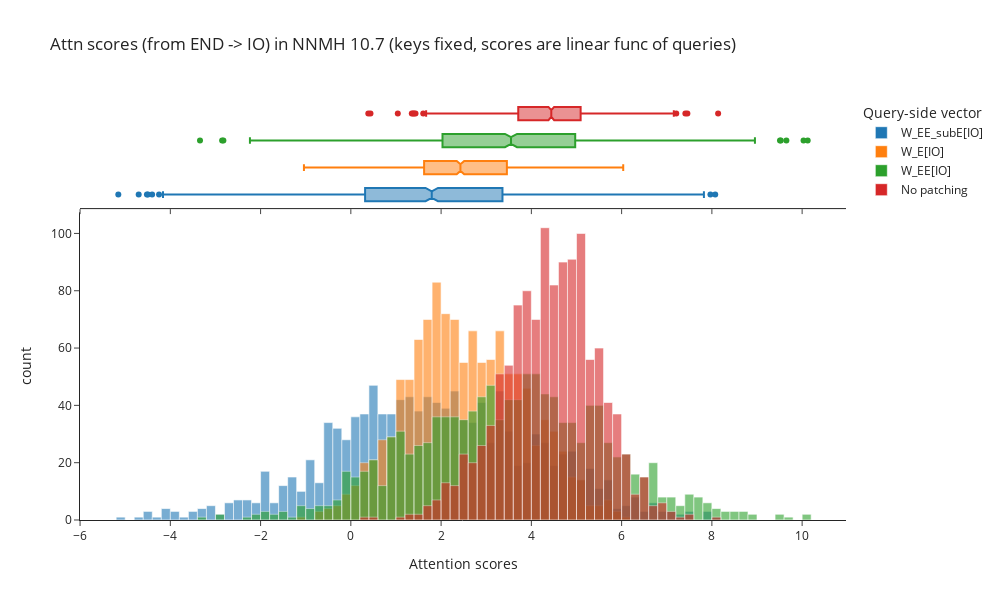

Notebook cell for this chart:
### Code cell
labels_list, attn_scores_list = zip(*attn_scores.items())

sorted_indices = t.argsort(t.tensor([score.mean() for score in attn_scores_list]))
labels_list = [labels_list[i] for i in sorted_indices]
attn_scores_list = [attn_scores_list[i] for i in sorted_indices]

hist(
    attn_scores_list,
    labels={"variable": "Query-side vector", "value": "Attention scores"},
    title="Attn scores (from END -> IO) in NNMH 10.7 (keys fixed, scores are linear func of queries)",
    names=labels_list,
    width=1000,
    height=600,
    opacity=0.6,
    marginal="box",
    template="simple_white",
    nbins=120
)

### Figure 1 — Plotly figure (JSON) as saved in the notebook; plotly's stock layout.template omitted (floating-point values rounded to 4 significant figures; data arrays with more than 128 entries replaced by an {"elided": "..."} marker saying what was removed)
{"data": [{"alignmentgroup": "True", "bingroup": "x", "hovertemplate": "Query-side vector=wide_variable_0<br>Attention scores=%{x}<br>count=%{y}<extra></extra>", "legendgroup": "wide_variable_0", "marker": {"color": "#1F77B4", "opacity": 0.6, "pattern": {"shape": ""}}, "name": "W_EE_subE[IO]", "nbinsx": 120, "offsetgroup": "wide_variable_0", "orientation": "v", "showlegend": true, "type": "histogram", "x": {"elided": "1200 float values"}, "xaxis": "x", "yaxis": "y"}, {"alignmentgroup": "True", "hovertemplate": "Query-side vector=wide_variable_0<br>Attention scores=%{x}<extra></extra>", "legendgroup": "wide_variable_0", "marker": {"color": "#1F77B4"}, "name": "W_EE_subE[IO]", "notched": true, "offsetgroup": "wide_variable_0", "showlegend": false, "type": "box", "x": {"elided": "1200 float values"}, "xaxis": "x2", "yaxis": "y2"}, {"alignmentgroup": "True", "bingroup": "x", "hovertemplate": "Query-side vector=wide_variable_1<br>Attention scores=%{x}<br>count=%{y}<extra></extra>", "legendgroup": "wide_variable_1", "marker": {"color": "#FF7F0E", "opacity": 0.6, "pattern": {"shape": ""}}, "name": "W_E[IO]", "nbinsx": 120, "offsetgroup": "wide_variable_1", "orientation": "v", "showlegend": true, "type": "histogram", "x": {"elided": "1200 float values"}, "xaxis": "x", "yaxis": "y"}, {"alignmentgroup": "True", "hovertemplate": "Query-side vector=wide_variable_1<br>Attention scores=%{x}<extra></extra>", "legendgroup": "wide_variable_1", "marker": {"color": "#FF7F0E"}, "name": "W_E[IO]", "notched": true, "offsetgroup": "wide_variable_1", "showlegend": false, "type": "box", "x": {"elided": "1200 float values"}, "xaxis": "x2", "yaxis": "y2"}, {"alignmentgroup": "True", "bingroup": "x", "hovertemplate": "Query-side vector=wide_variable_2<br>Attention scores=%{x}<br>count=%{y}<extra></extra>", "legendgroup": "wide_variable_2", "marker": {"color": "#2CA02C", "opacity": 0.6, "pattern": {"shape": ""}}, "name": "W_EE[IO]", "nbinsx": 120, "offsetgroup": "wide_variable_2", "orientation": "v", "showlegend": true, "type": "histogram", "x": {"elided": "1200 float values"}, "xaxis": "x", "yaxis": "y"}, {"alignmentgroup": "True", "hovertemplate": "Query-side vector=wide_variable_2<br>Attention scores=%{x}<extra></extra>", "legendgroup": "wide_variable_2", "marker": {"color": "#2CA02C"}, "name": "W_EE[IO]", "notched": true, "offsetgroup": "wide_variable_2", "showlegend": false, "type": "box", "x": {"elided": "1200 float values"}, "xaxis": "x2", "yaxis": "y2"}, {"alignmentgroup": "True", "bingroup": "x", "hovertemplate": "Query-side vector=wide_variable_3<br>Attention scores=%{x}<br>count=%{y}<extra></extra>", "legendgroup": "wide_variable_3", "marker": {"color": "#D62728", "opacity": 0.6, "pattern": {"shape": ""}}, "name": "No patching", "nbinsx": 120, "offsetgroup": "wide_variable_3", "orientation": "v", "showlegend": true, "type": "histogram", "x": {"elided": "1200 float values"}, "xaxis": "x", "yaxis": "y"}, {"alignmentgroup": "True", "hovertemplate": "Query-side vector=wide_variable_3<br>Attention scores=%{x}<extra></extra>", "legendgroup": "wide_variable_3", "marker": {"color": "#D62728"}, "name": "No patching", "notched": true, "offsetgroup": "wide_variable_3", "showlegend": false, "type": "box", "x": {"elided": "1200 float values"}, "xaxis": "x2", "yaxis": "y2"}], "layout": {"bargap": 0, "barmode": "overlay", "height": 600, "legend": {"title": {"text": "Query-side vector"}, "tracegroupgap": 0}, "modebar": {"add": ["drawline", "drawopenpath", "drawclosedpath", "drawcircle", "drawrect", "eraseshape"]}, "title": {"text": "Attn scores (from END -> IO) in NNMH 10.7 (keys fixed, scores are linear func of queries)"}, "width": 1000, "xaxis": {"anchor": "y", "domain": [0, 1], "title": {"text": "Attention scores"}}, "xaxis2": {"anchor": "y2", "domain": [0, 1], "matches": "x", "showticklabels": false}, "yaxis": {"anchor": "x", "domain": [0, 0.7326], "title": {"text": "count"}}, "yaxis2": {"anchor": "x2", "domain": [0.7426, 1], "matches": "y2", "showline": false, "showticklabels": false, "ticks": ""}}}
